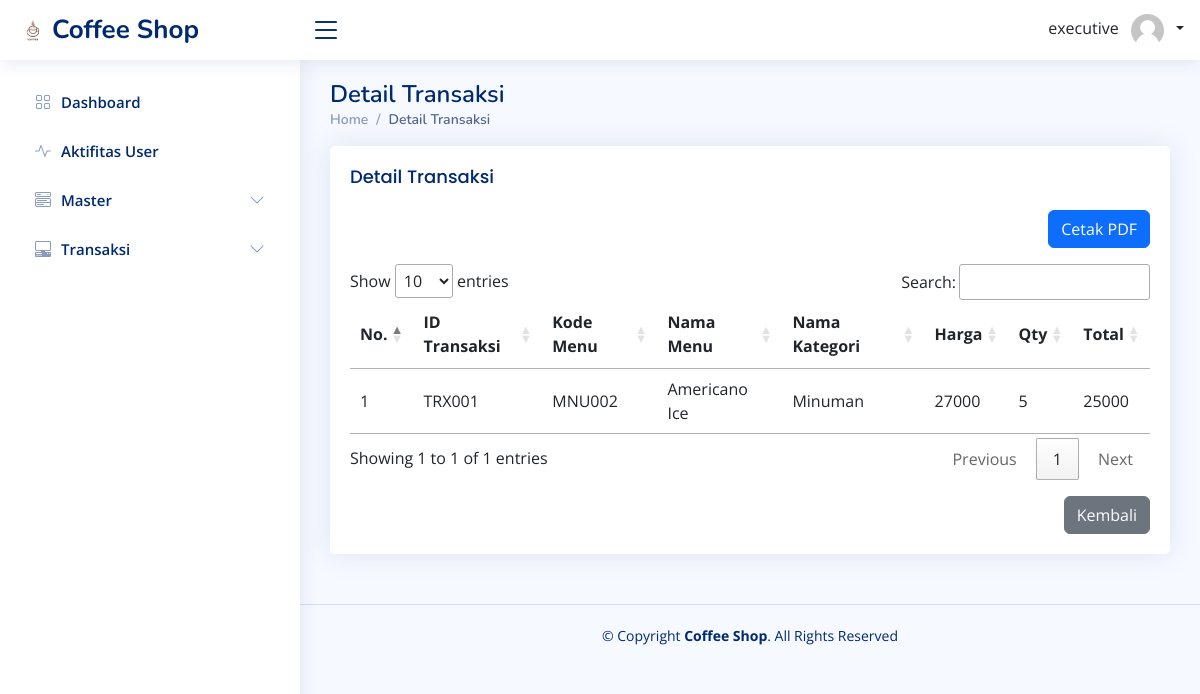
/index_manajer.php?page=laporan-transaksi/detail&id_transaksi=TRX001 (signed in), run on an earlier commit of the app's database.
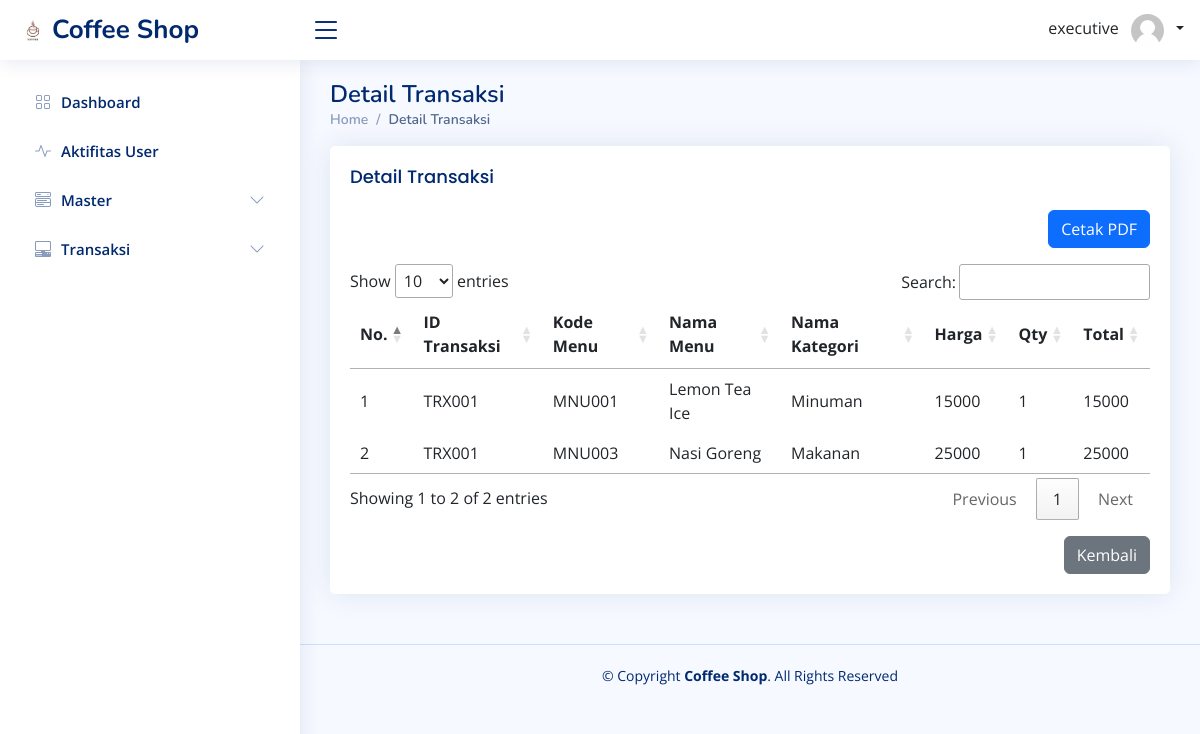
And on a later commit of the database.
### tables this page shows
CREATE TABLE `td_transaksi` (
  `id` int(11) NOT NULL,
  `id_transaksi` varchar(255) NOT NULL,
  `id_menu` int(11) NOT NULL,
  `jumlah` int(11) NOT NULL,
  `harga` int(11) NOT NULL,
  `subtotal` int(11) NOT NULL
);

CREATE TABLE `t_menu` (
  `id_menu` int(11) NOT NULL,
  `kode_menu` varchar(255) NOT NULL,
  `gambar` varchar(255) NOT NULL,
  `nama_menu` varchar(255) NOT NULL,
  `id_kategori` int(11) NOT NULL,
  `deskripsi` text NOT NULL,
  `stock` int(11) NOT NULL,
  `harga` int(11) NOT NULL
);

CREATE TABLE `tkategori` (
  `id` int(11) NOT NULL,
  `kode_kategori` varchar(255) NOT NULL,
  `nama_kategori` varchar(255) NOT NULL
);

### function/view-query.php (called while the page is built, shortened)
<?php
function getTransaksi($idTransaksi = null)
{
    $conn = connection();
    if ($idTransaksi) {
        $query = "SELECT td_transaksi.*, tuser.nama_user, t_menu.kode_menu, t_menu.nama_menu, t_menu.harga, tkategori.nama_kategori, th_transaksi.total_bayar AS total_transaksi, th_transaksi.jumlah_bayar FROM td_transaksi JOIN th_transaksi ON td_transaksi.id_transaksi = th_transaksi.id_transaksi JOIN t_menu ON td_transaksi.id_menu = t_menu.id_menu JOIN tkategori ON t_menu.id_kategori = tkategori.id JOIN tuser ON th_transaksi.id_user = tuser.id_user WHERE td_transaksi.id_transaksi = '$idTransaksi' ORDER BY td_transaksi.id_menu ASC";
    }
    $result = mysqli_query($conn, $query);
    return $result;
}

### pages-manajer/laporan-transaksi/detail/index_manajer.php (the view, shortened to what this page needs)
<?php
include('function/view-query.php');
$id_transaksi = $_GET['id_transaksi'];
$data = getTransaksi($id_transaksi);
?>
<main id="main" class="main">
  <div class="pagetitle">
    <h1>Detail Transaksi</h1>
    <nav>
      <ol class="breadcrumb">
        <li class="breadcrumb-item"><a href="index.html">Home</a></li>
        <li class="breadcrumb-item active">Detail Transaksi</li>
      </ol>
    </nav>
  </div>
  <section class="section">
    <div class="row">
      <div class="col-lg-12">
        <div class="card">
          <div class="card-body">
            <h5 class="card-title">Detail Transaksi</h5>
            <div class="text-end mb-3">
              <a href="logic/detail-laporan/pdf.php?id_transaksi=<?= $id_transaksi ?>" target="_blank">
                <button type="button" class="btn btn-primary">
                  Cetak PDF
                </button>
              </a>
            </div>
            <table id="table-detail">
              <thead>
                <tr>
                  <th>No.</th>
                  <th>ID Transaksi</th>
                  <th>Kode Menu</th>
                  <th>Nama Menu</th>
                  <th>Nama Kategori</th>
                  <th>Harga</th>
                  <th>Qty</th>
                  <th>Total</th>
                </tr>
              </thead>
              <tbody>
                <?php
                foreach ($data as $key => $value) { ?>
                  <tr>
                    <td><?= $key + 1 ?></td>
                    <td><?= $value['id_transaksi'] ?></td>
                    <td><?= $value['kode_menu'] ?></td>
                    <td><?= $value['nama_menu'] ?></td>
                    <td><?= $value['nama_kategori'] ?></td>
                    <td><?= $value['harga'] ?></td>
                    <td><?= $value['jumlah'] ?></td>
                    <td><?= $value['subtotal'] ?></td>
                  </tr>
                <?php }
                ?>
              </tbody>
            </table>
            <div class="text-end mt-3">
              <a href="index_manajer.php?page=laporan-transaksi">
                <button type="button" class="btn btn-secondary">
                  Kembali
                </button>
              </a>
            </div>
          </div>
        </div>
      </div>
    </div>
  </section>
</main>

What changed in the data, as far as the page shows it:
removed td_transaksi: id_transaksi "TRX001", id_menu.kode_menu "MNU002", id_menu.nama_menu "Americano Ice", tkategori.nama_kategori "Minuman", id_menu.harga "27000", jumlah "5", subtotal "25000"
added td_transaksi: id_transaksi "TRX001", id_menu.kode_menu "MNU001", id_menu.nama_menu "Lemon Tea Ice", tkategori.nama_kategori "Minuman", id_menu.harga "15000", jumlah "1", subtotal "15000"
added td_transaksi: id_transaksi "TRX001", id_menu.kode_menu "MNU003", id_menu.nama_menu "Nasi Goreng", tkategori.nama_kategori "Makanan", id_menu.harga "25000", jumlah "1", subtotal "25000"
Also different on the page:
text written by a page script: "Show entries Search: Showing 1 to 1 of 1 entries Previous 1 Next" → "Show entries Search: Showing 1 to 2 of 2 entries Previous 1 Next"
